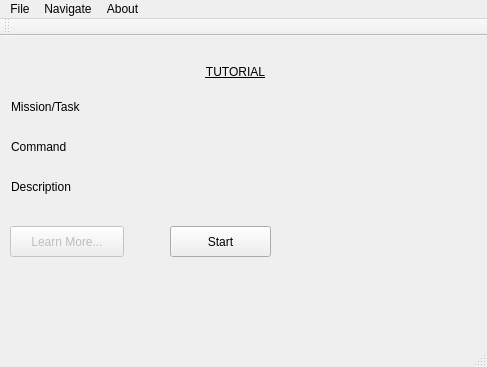
<?xml version="1.0" encoding="UTF-8"?>
<ui version="4.0">
 <class>MainWindow</class>
 <widget class="QMainWindow" name="MainWindow">
  <property name="geometry">
   <rect>
    <x>0</x>
    <y>0</y>
    <width>487</width>
    <height>367</height>
   </rect>
  </property>
  <property name="maximumSize">
   <size>
    <width>500</width>
    <height>400</height>
   </size>
  </property>
  <property name="windowTitle">
   <string>MainWindow</string>
  </property>
  <widget class="QWidget" name="centralWidget">
   <widget class="QPushButton" name="moreButton">
    <property name="enabled">
     <bool>false</bool>
    </property>
    <property name="geometry">
     <rect>
      <x>10</x>
      <y>190</y>
      <width>114</width>
      <height>31</height>
     </rect>
    </property>
    <property name="text">
     <string>Learn More...</string>
    </property>
   </widget>
   <widget class="QLabel" name="Title">
    <property name="geometry">
     <rect>
      <x>150</x>
      <y>10</y>
      <width>171</width>
      <height>51</height>
     </rect>
    </property>
    <property name="styleSheet">
     <string notr="true">font: 75 16pt &quot;MS Sans Serif&quot;;
text-decoration: underline;</string>
    </property>
    <property name="text">
     <string>TUTORIAL</string>
    </property>
    <property name="alignment">
     <set>Qt::AlignCenter</set>
    </property>
   </widget>
   <widget class="QPushButton" name="start">
    <property name="geometry">
     <rect>
      <x>170</x>
      <y>190</y>
      <width>101</width>
      <height>31</height>
     </rect>
    </property>
    <property name="text">
     <string>Start</string>
    </property>
   </widget>
   <widget class="QLabel" name="label">
    <property name="enabled">
     <bool>true</bool>
    </property>
    <property name="geometry">
     <rect>
      <x>11</x>
      <y>61</y>
      <width>91</width>
      <height>19</height>
     </rect>
    </property>
    <property name="styleSheet">
     <string notr="true">font: 75 12pt &quot;MS Shell Dlg 2&quot;;</string>
    </property>
    <property name="text">
     <string>Mission/Task</string>
    </property>
   </widget>
   <widget class="QLabel" name="Mission">
    <property name="enabled">
     <bool>false</bool>
    </property>
    <property name="geometry">
     <rect>
      <x>191</x>
      <y>61</y>
      <width>250</width>
      <height>16</height>
     </rect>
    </property>
    <property name="minimumSize">
     <size>
      <width>250</width>
      <height>0</height>
     </size>
    </property>
    <property name="text">
     <string/>
    </property>
   </widget>
   <widget class="QLabel" name="Command">
    <property name="enabled">
     <bool>false</bool>
    </property>
    <property name="geometry">
     <rect>
      <x>191</x>
      <y>101</y>
      <width>250</width>
      <height>16</height>
     </rect>
    </property>
    <property name="minimumSize">
     <size>
      <width>250</width>
      <height>0</height>
     </size>
    </property>
    <property name="text">
     <string/>
    </property>
   </widget>
   <widget class="QLabel" name="label_2">
    <property name="geometry">
     <rect>
      <x>11</x>
      <y>101</y>
      <width>93</width>
      <height>19</height>
     </rect>
    </property>
    <property name="styleSheet">
     <string notr="true">font: 75 12pt &quot;MS Shell Dlg 2&quot;;</string>
    </property>
    <property name="text">
     <string>Command    </string>
    </property>
   </widget>
   <widget class="QLabel" name="label_3">
    <property name="enabled">
     <bool>true</bool>
    </property>
    <property name="geometry">
     <rect>
      <x>11</x>
      <y>141</y>
      <width>94</width>
      <height>19</height>
     </rect>
    </property>
    <property name="styleSheet">
     <string notr="true">font: 75 12pt &quot;MS Shell Dlg 2&quot;;</string>
    </property>
    <property name="text">
     <string>Description   </string>
    </property>
   </widget>
   <widget class="QLabel" name="Desc">
    <property name="enabled">
     <bool>false</bool>
    </property>
    <property name="geometry">
     <rect>
      <x>191</x>
      <y>141</y>
      <width>250</width>
      <height>16</height>
     </rect>
    </property>
    <property name="minimumSize">
     <size>
      <width>250</width>
      <height>0</height>
     </size>
    </property>
    <property name="text">
     <string/>
    </property>
   </widget>
   <widget class="QLabel" name="progress">
    <property name="geometry">
     <rect>
      <x>330</x>
      <y>195</y>
      <width>101</width>
      <height>21</height>
     </rect>
    </property>
    <property name="text">
     <string/>
    </property>
   </widget>
   <widget class="QLabel" name="Details">
    <property name="geometry">
     <rect>
      <x>40</x>
      <y>240</y>
      <width>371</width>
      <height>61</height>
     </rect>
    </property>
    <property name="text">
     <string/>
    </property>
   </widget>
   <zorder>label</zorder>
   <zorder>Mission</zorder>
   <zorder>Command</zorder>
   <zorder>label_2</zorder>
   <zorder>label_3</zorder>
   <zorder>Desc</zorder>
   <zorder>moreButton</zorder>
   <zorder>Title</zorder>
   <zorder>start</zorder>
   <zorder>progress</zorder>
   <zorder>Details</zorder>
  </widget>
  <widget class="QMenuBar" name="menuBar">
   <property name="geometry">
    <rect>
     <x>0</x>
     <y>0</y>
     <width>487</width>
     <height>21</height>
    </rect>
   </property>
   <widget class="QMenu" name="menuFile">
    <property name="title">
     <string>File</string>
    </property>
    <widget class="QMenu" name="menuOpen">
     <property name="title">
      <string>Open</string>
     </property>
    </widget>
    <widget class="QMenu" name="menuNew">
     <property name="title">
      <string>New</string>
     </property>
    </widget>
    <addaction name="menuNew"/>
    <addaction name="menuOpen"/>
    <addaction name="actionSave"/>
    <addaction name="actionLogout"/>
   </widget>
   <widget class="QMenu" name="menuNavigate">
    <property name="title">
     <string>Navigate</string>
    </property>
    <addaction name="actionOptions"/>
    <addaction name="actionTutorial"/>
    <addaction name="actionFreeplay"/>
    <addaction name="actionMissions"/>
   </widget>
   <widget class="QMenu" name="menuAbout">
    <property name="title">
     <string>About</string>
    </property>
    <addaction name="actionHelp"/>
    <addaction name="actionDocumentation"/>
   </widget>
   <addaction name="menuFile"/>
   <addaction name="menuNavigate"/>
   <addaction name="menuAbout"/>
  </widget>
  <widget class="QToolBar" name="mainToolBar">
   <attribute name="toolBarArea">
    <enum>TopToolBarArea</enum>
   </attribute>
   <attribute name="toolBarBreak">
    <bool>false</bool>
   </attribute>
  </widget>
  <widget class="QStatusBar" name="statusBar"/>
  <action name="actionHelp">
   <property name="text">
    <string>Help</string>
   </property>
  </action>
  <action name="actionDocumentation">
   <property name="text">
    <string>Documentation</string>
   </property>
  </action>
  <action name="actionOptions">
   <property name="text">
    <string>Options</string>
   </property>
  </action>
  <action name="actionTutorial">
   <property name="text">
    <string>Tutorial</string>
   </property>
  </action>
  <action name="actionFreeplay">
   <property name="text">
    <string>Freeplay</string>
   </property>
  </action>
  <action name="actionMissions">
   <property name="text">
    <string>Missions</string>
   </property>
  </action>
  <action name="actionSave">
   <property name="text">
    <string>Save</string>
   </property>
  </action>
  <action name="actionLogout">
   <property name="text">
    <string>Logout</string>
   </property>
  </action>
  <action name="actionXML">
   <property name="text">
    <string>XML</string>
   </property>
  </action>
  <action name="XML_open">
   <property name="text">
    <string>XML</string>
   </property>
  </action>
 </widget>
 <layoutdefault spacing="6" margin="11"/>
 <resources/>
 <connections/>
</ui>
